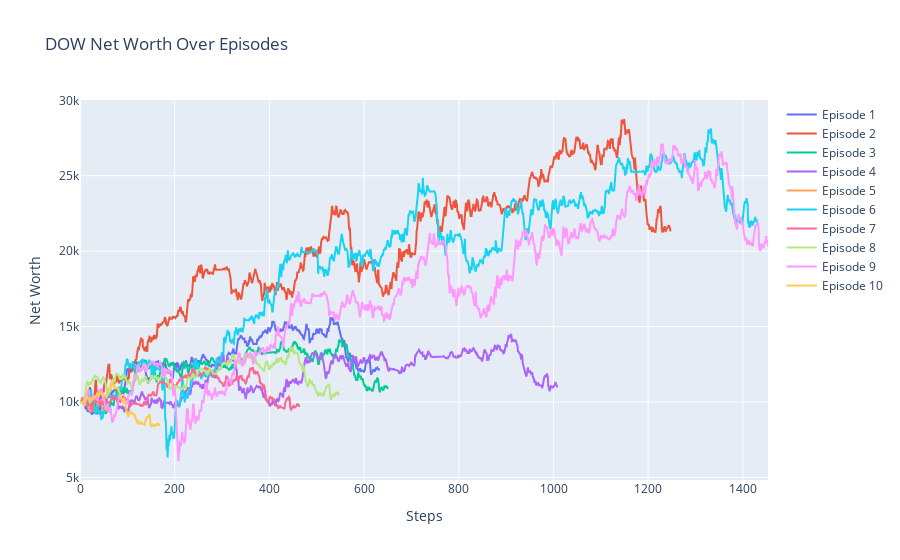

Notebook source saved alongside this figure:
### Code cell
import plotly.graph_objects as go

fig = go.Figure()

for i, episode_log in enumerate(net_worth_logs):
    fig.add_trace(go.Scatter(
        x=list(range(len(episode_log))),
        y=episode_log,
        mode='lines',
        name=f'Episode {i+1}'
    ))

fig.update_layout(
    title=f'{company_name} Net Worth Over Episodes',
    xaxis_title='Steps',
    yaxis_title='Net Worth'
)

fig.show()

### Figure 1 — Plotly figure (JSON) as saved in the notebook; plotly's stock layout.template omitted (floating-point values rounded to 4 significant figures; data arrays with more than 128 entries replaced by an {"elided": "..."} marker saying what was removed)
{"data": [{"mode": "lines", "name": "Episode 1", "type": "scatter", "x": {"elided": "633 int values"}, "y": {"elided": "633 float values"}}, {"mode": "lines", "name": "Episode 2", "type": "scatter", "x": {"elided": "1248 int values"}, "y": {"elided": "1248 float values"}}, {"mode": "lines", "name": "Episode 3", "type": "scatter", "x": {"elided": "651 int values"}, "y": {"elided": "651 float values"}}, {"mode": "lines", "name": "Episode 4", "type": "scatter", "x": {"elided": "1009 int values"}, "y": {"elided": "1009 float values"}}, {"mode": "lines", "name": "Episode 5", "type": "scatter", "x": [0, 1, 2, 3, 4, 5, 6, 7, 8, 9, 10, 11, 12, 13, 14, 15, 16, 17, 18, 19, 20, 21, 22, 23, 24, 25, 26, 27, 28, 29, 30, 31, 32, 33, 34, 35, 36, 37, 38, 39, 40, 41, 42, 43, 44, 45, 46, 47, 48, 49, 50, 51, 52, 53, 54, 55, 56, 57, 58, 59, 60, 61, 62, 63, 64, 65, 66], "y": [10000, 10000, 10020.0, 10030.0, 10190.0, 10100.0, 10100.0, 10100.0, 10140.0, 10100.0, 9964.0, 9964.0, 9936.0, 10000.0, 9872.0, 9809.0, 9729.0, 9702.0, 9535.0, 9580.0, 9561.0, 9337.0, 9316.0, 9494.0, 9506.0, 9514.0, 9522.0, 9462.0, 9473.0, 9426.0, 9404.0, 9456.0, 9398.0, 9366.0, 9319.0, 9551.0, 9652.0, 9758.0, 9788.0, 9908.0, 9987.0, 9852.0, 9988.0, 9973.0, 10090.0, 10100.0, 9905.0, 9425.0, 9425.0, 9243.0, 9368.0, 9365.0, 9453.0, 9525.0, 9533.0, 9510.0, 9435.0, 9436.0, 9479.0, 9494.0, 9498.0, 9558.0, 9584.0, 9499.0, 9502.0, 9488.0, 9408.0]}, {"mode": "lines", "name": "Episode 6", "type": "scatter", "x": {"elided": "1431 int values"}, "y": {"elided": "1431 float values"}}, {"mode": "lines", "name": "Episode 7", "type": "scatter", "x": {"elided": "464 int values"}, "y": {"elided": "464 float values"}}, {"mode": "lines", "name": "Episode 8", "type": "scatter", "x": {"elided": "548 int values"}, "y": {"elided": "548 float values"}}, {"mode": "lines", "name": "Episode 9", "type": "scatter", "x": {"elided": "1454 int values"}, "y": {"elided": "1454 float values"}}, {"mode": "lines", "name": "Episode 10", "type": "scatter", "x": {"elided": "169 int values"}, "y": {"elided": "169 float values"}}], "layout": {"title": {"text": "DOW Net Worth Over Episodes"}, "xaxis": {"title": {"text": "Steps"}}, "yaxis": {"title": {"text": "Net Worth"}}}}
